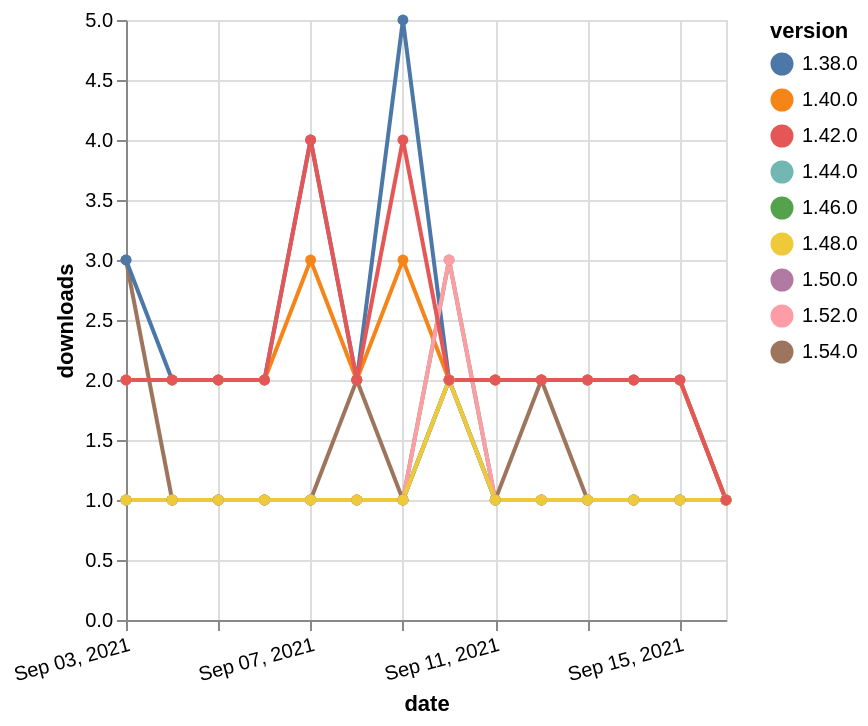

Here is the Vega-Lite specification saved for this chart:
### Vega-Lite specification from a JSON file in a GitHub repository (floating-point values rounded to 4 significant figures)
{"$schema": "https://vega.github.io/schema/vega-lite/v5.json", "description": "A simple bar chart with embedded data.", "data": {"values": [{"date": "2021-09-03", "total": 119, "delta": 3, "version": "1.54.0"}, {"date": "2021-09-04", "total": 120, "delta": 1, "version": "1.54.0"}, {"date": "2021-09-05", "total": 121, "delta": 1, "version": "1.54.0"}, {"date": "2021-09-06", "total": 122, "delta": 1, "version": "1.54.0"}, {"date": "2021-09-07", "total": 123, "delta": 1, "version": "1.54.0"}, {"date": "2021-09-08", "total": 125, "delta": 2, "version": "1.54.0"}, {"date": "2021-09-09", "total": 126, "delta": 1, "version": "1.54.0"}, {"date": "2021-09-10", "total": 128, "delta": 2, "version": "1.54.0"}, {"date": "2021-09-11", "total": 129, "delta": 1, "version": "1.54.0"}, {"date": "2021-09-12", "total": 131, "delta": 2, "version": "1.54.0"}, {"date": "2021-09-13", "total": 132, "delta": 1, "version": "1.54.0"}, {"date": "2021-09-14", "total": 133, "delta": 1, "version": "1.54.0"}, {"date": "2021-09-15", "total": 134, "delta": 1, "version": "1.54.0"}, {"date": "2021-09-16", "total": 135, "delta": 1, "version": "1.54.0"}, {"date": "2021-09-03", "total": 158, "delta": 1, "version": "1.50.0"}, {"date": "2021-09-04", "total": 159, "delta": 1, "version": "1.50.0"}, {"date": "2021-09-05", "total": 160, "delta": 1, "version": "1.50.0"}, {"date": "2021-09-06", "total": 161, "delta": 1, "version": "1.50.0"}, {"date": "2021-09-07", "total": 162, "delta": 1, "version": "1.50.0"}, {"date": "2021-09-08", "total": 163, "delta": 1, "version": "1.50.0"}, {"date": "2021-09-09", "total": 164, "delta": 1, "version": "1.50.0"}, {"date": "2021-09-10", "total": 166, "delta": 2, "version": "1.50.0"}, {"date": "2021-09-11", "total": 167, "delta": 1, "version": "1.50.0"}, {"date": "2021-09-12", "total": 168, "delta": 1, "version": "1.50.0"}, {"date": "2021-09-13", "total": 169, "delta": 1, "version": "1.50.0"}, {"date": "2021-09-14", "total": 170, "delta": 1, "version": "1.50.0"}, {"date": "2021-09-15", "total": 171, "delta": 1, "version": "1.50.0"}, {"date": "2021-09-16", "total": 172, "delta": 1, "version": "1.50.0"}, {"date": "2021-09-03", "total": 243, "delta": 1, "version": "1.44.0"}, {"date": "2021-09-04", "total": 244, "delta": 1, "version": "1.44.0"}, {"date": "2021-09-05", "total": 245, "delta": 1, "version": "1.44.0"}, {"date": "2021-09-06", "total": 246, "delta": 1, "version": "1.44.0"}, {"date": "2021-09-07", "total": 247, "delta": 1, "version": "1.44.0"}, {"date": "2021-09-08", "total": 248, "delta": 1, "version": "1.44.0"}, {"date": "2021-09-09", "total": 249, "delta": 1, "version": "1.44.0"}, {"date": "2021-09-10", "total": 251, "delta": 2, "version": "1.44.0"}, {"date": "2021-09-11", "total": 252, "delta": 1, "version": "1.44.0"}, {"date": "2021-09-12", "total": 253, "delta": 1, "version": "1.44.0"}, {"date": "2021-09-13", "total": 254, "delta": 1, "version": "1.44.0"}, {"date": "2021-09-14", "total": 255, "delta": 1, "version": "1.44.0"}, {"date": "2021-09-15", "total": 256, "delta": 1, "version": "1.44.0"}, {"date": "2021-09-16", "total": 257, "delta": 1, "version": "1.44.0"}, {"date": "2021-09-03", "total": 3105, "delta": 3, "version": "1.38.0"}, {"date": "2021-09-04", "total": 3107, "delta": 2, "version": "1.38.0"}, {"date": "2021-09-05", "total": 3109, "delta": 2, "version": "1.38.0"}, {"date": "2021-09-06", "total": 3111, "delta": 2, "version": "1.38.0"}, {"date": "2021-09-07", "total": 3115, "delta": 4, "version": "1.38.0"}, {"date": "2021-09-08", "total": 3117, "delta": 2, "version": "1.38.0"}, {"date": "2021-09-09", "total": 3122, "delta": 5, "version": "1.38.0"}, {"date": "2021-09-10", "total": 3124, "delta": 2, "version": "1.38.0"}, {"date": "2021-09-11", "total": 3126, "delta": 2, "version": "1.38.0"}, {"date": "2021-09-12", "total": 3128, "delta": 2, "version": "1.38.0"}, {"date": "2021-09-13", "total": 3130, "delta": 2, "version": "1.38.0"}, {"date": "2021-09-14", "total": 3132, "delta": 2, "version": "1.38.0"}, {"date": "2021-09-15", "total": 3134, "delta": 2, "version": "1.38.0"}, {"date": "2021-09-16", "total": 3135, "delta": 1, "version": "1.38.0"}, {"date": "2021-09-03", "total": 2595, "delta": 2, "version": "1.40.0"}, {"date": "2021-09-04", "total": 2597, "delta": 2, "version": "1.40.0"}, {"date": "2021-09-05", "total": 2599, "delta": 2, "version": "1.40.0"}, {"date": "2021-09-06", "total": 2601, "delta": 2, "version": "1.40.0"}, {"date": "2021-09-07", "total": 2604, "delta": 3, "version": "1.40.0"}, {"date": "2021-09-08", "total": 2606, "delta": 2, "version": "1.40.0"}, {"date": "2021-09-09", "total": 2609, "delta": 3, "version": "1.40.0"}, {"date": "2021-09-10", "total": 2611, "delta": 2, "version": "1.40.0"}, {"date": "2021-09-11", "total": 2613, "delta": 2, "version": "1.40.0"}, {"date": "2021-09-12", "total": 2615, "delta": 2, "version": "1.40.0"}, {"date": "2021-09-13", "total": 2617, "delta": 2, "version": "1.40.0"}, {"date": "2021-09-14", "total": 2619, "delta": 2, "version": "1.40.0"}, {"date": "2021-09-15", "total": 2621, "delta": 2, "version": "1.40.0"}, {"date": "2021-09-16", "total": 2622, "delta": 1, "version": "1.40.0"}, {"date": "2021-09-03", "total": 323, "delta": 1, "version": "1.46.0"}, {"date": "2021-09-04", "total": 324, "delta": 1, "version": "1.46.0"}, {"date": "2021-09-05", "total": 325, "delta": 1, "version": "1.46.0"}, {"date": "2021-09-06", "total": 326, "delta": 1, "version": "1.46.0"}, {"date": "2021-09-07", "total": 327, "delta": 1, "version": "1.46.0"}, {"date": "2021-09-08", "total": 328, "delta": 1, "version": "1.46.0"}, {"date": "2021-09-09", "total": 329, "delta": 1, "version": "1.46.0"}, {"date": "2021-09-10", "total": 332, "delta": 3, "version": "1.46.0"}, {"date": "2021-09-11", "total": 333, "delta": 1, "version": "1.46.0"}, {"date": "2021-09-12", "total": 334, "delta": 1, "version": "1.46.0"}, {"date": "2021-09-13", "total": 335, "delta": 1, "version": "1.46.0"}, {"date": "2021-09-14", "total": 336, "delta": 1, "version": "1.46.0"}, {"date": "2021-09-15", "total": 337, "delta": 1, "version": "1.46.0"}, {"date": "2021-09-16", "total": 338, "delta": 1, "version": "1.46.0"}, {"date": "2021-09-03", "total": 181, "delta": 1, "version": "1.52.0"}, {"date": "2021-09-04", "total": 182, "delta": 1, "version": "1.52.0"}, {"date": "2021-09-05", "total": 183, "delta": 1, "version": "1.52.0"}, {"date": "2021-09-06", "total": 184, "delta": 1, "version": "1.52.0"}, {"date": "2021-09-07", "total": 185, "delta": 1, "version": "1.52.0"}, {"date": "2021-09-08", "total": 186, "delta": 1, "version": "1.52.0"}, {"date": "2021-09-09", "total": 187, "delta": 1, "version": "1.52.0"}, {"date": "2021-09-10", "total": 190, "delta": 3, "version": "1.52.0"}, {"date": "2021-09-11", "total": 191, "delta": 1, "version": "1.52.0"}, {"date": "2021-09-12", "total": 192, "delta": 1, "version": "1.52.0"}, {"date": "2021-09-13", "total": 193, "delta": 1, "version": "1.52.0"}, {"date": "2021-09-14", "total": 194, "delta": 1, "version": "1.52.0"}, {"date": "2021-09-15", "total": 195, "delta": 1, "version": "1.52.0"}, {"date": "2021-09-16", "total": 196, "delta": 1, "version": "1.52.0"}, {"date": "2021-09-03", "total": 175, "delta": 1, "version": "1.48.0"}, {"date": "2021-09-04", "total": 176, "delta": 1, "version": "1.48.0"}, {"date": "2021-09-05", "total": 177, "delta": 1, "version": "1.48.0"}, {"date": "2021-09-06", "total": 178, "delta": 1, "version": "1.48.0"}, {"date": "2021-09-07", "total": 179, "delta": 1, "version": "1.48.0"}, {"date": "2021-09-08", "total": 180, "delta": 1, "version": "1.48.0"}, {"date": "2021-09-09", "total": 181, "delta": 1, "version": "1.48.0"}, {"date": "2021-09-10", "total": 183, "delta": 2, "version": "1.48.0"}, {"date": "2021-09-11", "total": 184, "delta": 1, "version": "1.48.0"}, {"date": "2021-09-12", "total": 185, "delta": 1, "version": "1.48.0"}, {"date": "2021-09-13", "total": 186, "delta": 1, "version": "1.48.0"}, {"date": "2021-09-14", "total": 187, "delta": 1, "version": "1.48.0"}, {"date": "2021-09-15", "total": 188, "delta": 1, "version": "1.48.0"}, {"date": "2021-09-16", "total": 189, "delta": 1, "version": "1.48.0"}, {"date": "2021-09-03", "total": 2489, "delta": 2, "version": "1.42.0"}, {"date": "2021-09-04", "total": 2491, "delta": 2, "version": "1.42.0"}, {"date": "2021-09-05", "total": 2493, "delta": 2, "version": "1.42.0"}, {"date": "2021-09-06", "total": 2495, "delta": 2, "version": "1.42.0"}, {"date": "2021-09-07", "total": 2499, "delta": 4, "version": "1.42.0"}, {"date": "2021-09-08", "total": 2501, "delta": 2, "version": "1.42.0"}, {"date": "2021-09-09", "total": 2505, "delta": 4, "version": "1.42.0"}, {"date": "2021-09-10", "total": 2507, "delta": 2, "version": "1.42.0"}, {"date": "2021-09-11", "total": 2509, "delta": 2, "version": "1.42.0"}, {"date": "2021-09-12", "total": 2511, "delta": 2, "version": "1.42.0"}, {"date": "2021-09-13", "total": 2513, "delta": 2, "version": "1.42.0"}, {"date": "2021-09-14", "total": 2515, "delta": 2, "version": "1.42.0"}, {"date": "2021-09-15", "total": 2517, "delta": 2, "version": "1.42.0"}, {"date": "2021-09-16", "total": 2518, "delta": 1, "version": "1.42.0"}]}, "width": "container", "mark": {"type": "line", "point": {"filled": true}}, "encoding": {"x": {"field": "date", "type": "temporal", "timeUnit": "yearmonthdate", "title": "date", "axis": {"labelAngle": -15}}, "y": {"field": "delta", "type": "quantitative", "title": "downloads"}, "color": {"field": "version", "type": "nominal"}, "tooltip": {"field": "delta"}}}
